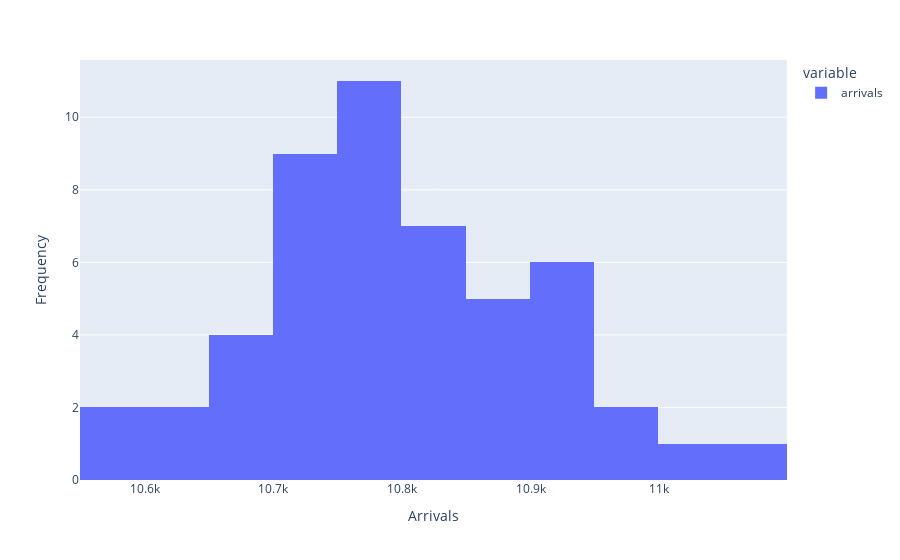

Notebook source saved alongside this figure:
### Code cell
def plot_results_spread(column, x_label, y_label='Frequency'):
    """
    Plot spread of results from across replications, for chosen column.

    Arguments:
        column (str):
            Name of column to plot.
        x_label (str):
            X axis label.
        y_label (str):
            Y axis label
    """
    fig = px.histogram(trial.trial_results_df[column])
    fig.update_layout(
        xaxis_title=x_label,
        yaxis_title=y_label
    )
    fig.show()


plot_results_spread('arrivals', 'Arrivals')
plot_results_spread('mean_q_time_nurse', 'Mean wait time for nurse')
plot_results_spread('mean_time_with_nurse', 'Mean length of nurse consultation')
plot_results_spread('mean_nurse_utilisation', 'Mean nurse utilisation')

### Figure 1 — Plotly figure (JSON) as saved in the notebook; plotly's stock layout.template omitted (floating-point values rounded to 4 significant figures)
{"data": [{"alignmentgroup": "True", "bingroup": "x", "hovertemplate": "variable=arrivals<br>value=%{x}<br>count=%{y}<extra></extra>", "legendgroup": "arrivals", "marker": {"color": "#636efa", "pattern": {"shape": ""}}, "name": "arrivals", "offsetgroup": "arrivals", "orientation": "v", "showlegend": true, "type": "histogram", "x": [10972, 10784, 10854, 10831, 10720, 10772, 10831, 10781, 10772, 10705, 10927, 10688, 11092, 10640, 10904, 10849, 10719, 10713, 10568, 10707, 10845, 10726, 10618, 10914, 10660, 10685, 10806, 10748, 10589, 10863, 10796, 10763, 10777, 10734, 10822, 10650, 10909, 10849, 10750, 11008, 10784, 10924, 10854, 10755, 10928, 10898, 10762, 10890, 10718, 10952], "xaxis": "x", "yaxis": "y"}], "layout": {"barmode": "relative", "legend": {"title": {"text": "variable"}, "tracegroupgap": 0}, "margin": {"t": 60}, "xaxis": {"anchor": "y", "domain": [0, 1], "title": {"text": "Arrivals"}}, "yaxis": {"anchor": "x", "domain": [0, 1], "title": {"text": "Frequency"}}}}
